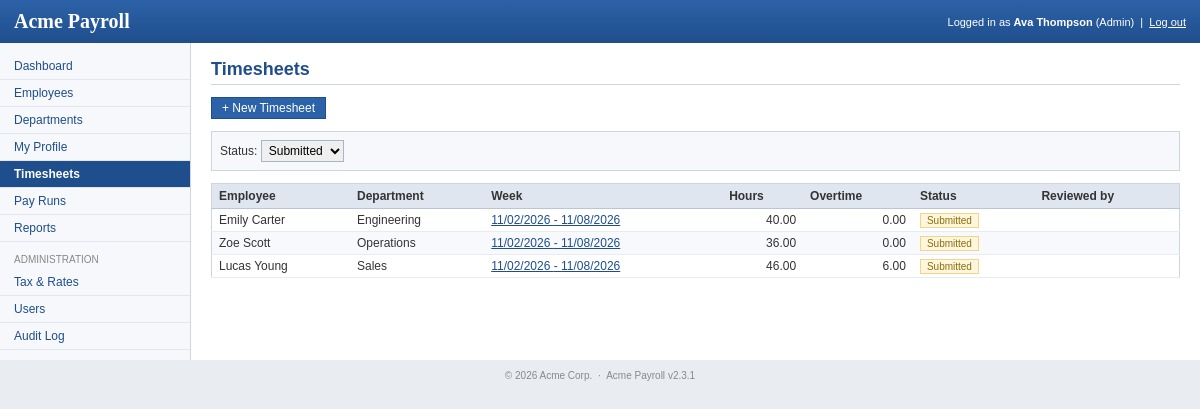
The app's page /timesheets.php?status=submitted (signed in) with its own data.
### tables this page shows
CREATE TABLE `timesheets` (
  `id` int(11) NOT NULL AUTO_INCREMENT,
  `employee_id` int(11) NOT NULL,
  `week_start` date NOT NULL,
  `status` enum('draft','submitted','approved','rejected') NOT NULL DEFAULT 'draft',
  `notes` text,
  `reject_reason` text,
  `submitted_at` datetime DEFAULT NULL,
  `reviewed_by` int(11) DEFAULT NULL,
  `reviewed_at` datetime DEFAULT NULL,
  `created_at` datetime DEFAULT NULL,
  PRIMARY KEY (`id`),
  UNIQUE KEY `uq_timesheet_week` (`employee_id`, `week_start`),
  KEY `idx_timesheet_status` (`status`),
  CONSTRAINT `fk_timesheet_employee` FOREIGN KEY (`employee_id`) REFERENCES `employees` (`id`) ON DELETE CASCADE
);

CREATE TABLE `employees` (
  `id` int(11) NOT NULL AUTO_INCREMENT,
  `emp_no` varchar(10) NOT NULL,
  `first_name` varchar(60) NOT NULL,
  `last_name` varchar(60) NOT NULL,
  `email` varchar(150) NOT NULL,
  `phone` varchar(30) DEFAULT NULL,
  `department_id` int(11) DEFAULT NULL,
  `job_title` varchar(100) NOT NULL,
  `pay_type` enum('salaried','hourly') NOT NULL DEFAULT 'salaried',
  `annual_salary` decimal(12,2) DEFAULT NULL,
  `hourly_rate` decimal(8,2) DEFAULT NULL,
  `hire_date` date NOT NULL,
  `termination_date` date DEFAULT NULL,
  `status` enum('active','inactive') NOT NULL DEFAULT 'active',
  `pension_opt_in` tinyint(1) NOT NULL DEFAULT '0',
  `created_at` datetime DEFAULT NULL,
  `updated_at` datetime DEFAULT NULL,
  PRIMARY KEY (`id`),
  UNIQUE KEY `uq_employee_email` (`email`),
  UNIQUE KEY `uq_employee_no` (`emp_no`),
  KEY `idx_employee_department` (`department_id`),
  KEY `idx_employee_status` (`status`),
  CONSTRAINT `fk_employee_department` FOREIGN KEY (`department_id`) REFERENCES `departments` (`id`)
);

CREATE TABLE `departments` (
  `id` int(11) NOT NULL AUTO_INCREMENT,
  `name` varchar(100) NOT NULL,
  `code` varchar(10) NOT NULL,
  `description` text,
  `created_at` datetime DEFAULT NULL,
  PRIMARY KEY (`id`),
  UNIQUE KEY `uq_department_name` (`name`),
  UNIQUE KEY `uq_department_code` (`code`)
);

### www/includes/db.php (called while the page is built, shortened)
<?php
$db = mysqli_connect(DB_HOST, DB_USER, DB_PASS, DB_NAME);
mysqli_set_charset($db, 'utf8');
function db_query($sql)
{
    global $db;
    $res = mysqli_query($db, $sql);
    return $res;
}
function db_fetch_all($sql)
{
    $res = db_query($sql);
    $rows = array();
    while ($row = mysqli_fetch_assoc($res)) {
        $rows[] = $row;
    }
    return $rows;
}

### www/includes/payroll_calc.php (called while the page is built, shortened)
<?php
function split_week_hours($total)
{
    $total = (float)$total;
    if ($total > OVERTIME_THRESHOLD) {
        return array(OVERTIME_THRESHOLD, $total - OVERTIME_THRESHOLD);
    }
    return array($total, 0);
}

### www/timesheets.php (the view, shortened to what this page needs)
<?php
include 'includes/functions.php';
$status = get('status');
$statuses = array('draft', 'submitted', 'approved', 'rejected');
$sql = "SELECT t.id, t.week_start, t.status, e.first_name, e.last_name, d.name AS department_name, u.full_name AS reviewer,
               (SELECT COALESCE(SUM(hours), 0) FROM timesheet_entries x WHERE x.timesheet_id = t.id) AS total_hours
          FROM timesheets t
          JOIN employees e ON e.id = t.employee_id
          LEFT JOIN departments d ON d.id = e.department_id
          LEFT JOIN users u ON u.id = t.reviewed_by
         WHERE 1=1";
if (in_array($status, $statuses)) {
    $sql .= " AND t.status = '$status'";
}
$sql .= ' ORDER BY t.week_start DESC, e.last_name LIMIT 200';
$rows = db_fetch_all($sql);
include 'header.php';
?>
<h1>Timesheets</h1>
<?php if (my_employee_id() || is_admin()) { ?>
<p><a href="timesheet_edit.php" class="button" id="new-timesheet">+ New Timesheet</a></p>
<?php } ?>
<form method="get" action="timesheets.php" class="filter">
  <label for="status">Status:</label>
  <select name="status" id="status" onchange="this.form.submit();">
    <?php foreach ($statuses as $s) { ?>
      <option value="<?php echo $s; ?>"<?php if ($status == $s) echo ' selected="selected"'; ?>><?php echo ucfirst($s); ?></option>
    <?php } ?>
  </select>
</form>
<table class="grid" width="100%" id="timesheet-table">
  <tr><th>Employee</th><th>Department</th><th>Week</th><th class="num">Hours</th><th class="num">Overtime</th><th>Status</th><th>Reviewed by</th></tr>
  <?php foreach ($rows as $i => $r) { list($reg, $ot) = split_week_hours($r['total_hours']); ?>
  <tr class="<?php echo $i % 2 ? 'odd' : 'even'; ?>">
    <td><?php echo h($r['first_name'] . ' ' . $r['last_name']); ?></td>
    <td><?php echo h($r['department_name']); ?></td>
    <td><a href="timesheet_view.php?id=<?php echo $r['id']; ?>"><?php echo fmt_date($r['week_start']); ?> - <?php echo fmt_date(date('Y-m-d', strtotime($r['week_start'] . ' +6 days'))); ?></a></td>
    <td class="num"><?php echo number_format($r['total_hours'], 2); ?></td>
    <td class="num"><?php echo number_format($ot, 2); ?></td>
    <td><?php echo status_label($r['status']); ?></td>
    <td class="small"><?php echo h($r['reviewer']); ?></td>
  </tr>
  <?php } ?>
</table>
<?php include 'footer.php'; ?>

### www/includes/functions.php (shortened to what this page needs)
<?php
require_once dirname(__FILE__) . '/db.php';
require_once dirname(__FILE__) . '/payroll_calc.php';
function h($str)
{
    return htmlspecialchars($str, ENT_QUOTES, 'UTF-8');
}
function get($name, $default = '')
{
    return isset($_GET[$name]) ? trim($_GET[$name]) : $default;
}
function my_employee_id()
{
    return isset($_SESSION['employee_id']) ? (int)$_SESSION['employee_id'] : 0;
}
function fmt_date($d)
{
    return date(DATE_FMT, strtotime($d));
}
function status_label($status)
{
    return '<span class="status status-' . h($status) . '">' . h(ucfirst($status)) . '</span>';
}

### www/css/style.css (style rules this page uses)
body { margin: 0; padding: 0; font-family: Verdana, Arial, Helvetica, sans-serif; font-size: 12px; color: #333; background: #e9edf2; }
a { color: #1f4e8c; }
h1 { font-size: 18px; color: #1f4e8c; margin: 0 0 12px 0; border-bottom: 1px solid #ccd5e0; padding-bottom: 4px; }
table.grid { border-collapse: collapse; border: 1px solid #ccd5e0; margin-bottom: 10px; }
table.grid th { background: #dfe6ef; text-align: left; padding: 5px 7px; border-bottom: 1px solid #b9c6d6; white-space: nowrap; }
table.grid td { padding: 4px 7px; border-bottom: 1px solid #e8ecf1; }
table.grid tr.odd td { background: #f7f9fc; }
td.num, th.num { text-align: right; }
input[type=text], input[type=password], select, textarea { font-family: Verdana, Arial, sans-serif; font-size: 12px; border: 1px solid #a8b5c5; padding: 2px 3px; }
.button, input.button { display: inline-block; background: #2c62a8; color: #fff !important; border: 1px solid #1f4e8c; padding: 3px 10px; font-size: 12px; text-decoration: none; cursor: pointer; }
.hint, .small { font-size: 10px; color: #777; }
.status { padding: 1px 6px; font-size: 10px; border: 1px solid #ccc; background: #eee; }
.status-submitted, .status-calculated { background: #fff6dc; border-color: #f0d58a; color: #8a6d0b; }
.filter { background: #f6f8fb; border: 1px solid #ccd5e0; padding: 8px; margin-bottom: 12px; }

### www/css/print.css (style rules this page uses)
body { background: #fff; font-family: Arial, Helvetica, sans-serif; font-size: 12px; color: #000; }
.small { font-size: 9px; color: #555; }

### records on screen
timesheets: employee.last_name "Emily Carter", departments.name "Engineering", week_start "11/02/2026", week_start "11/08/2026", total_hours "40.00", ot "0.00", status "Submitted"
timesheets: employee.last_name "Zoe Scott", departments.name "Operations", week_start "11/02/2026", week_start "11/08/2026", total_hours "36.00", ot "0.00", status "Submitted"
timesheets: employee.last_name "Lucas Young", departments.name "Sales", week_start "11/02/2026", week_start "11/08/2026", total_hours "46.00", ot "6.00", status "Submitted"

### other values on screen
APP_NAME "Acme Payroll"
$_SESSION['full_name'] "Ava Thompson"
user_role() "Admin"
$label "Dashboard Employees Departments My Profile Timesheets Pay Runs Reports Tax & Rates Users Audit Log"
APP_VERSION "2.3.1"
form field status "Submitted"
